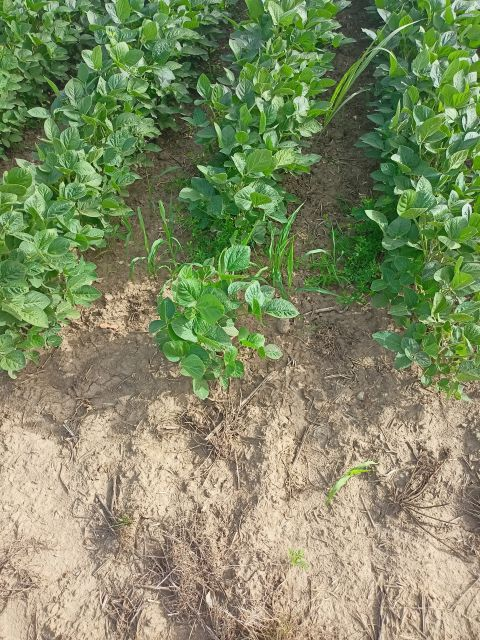
#> input picture kultura+korov/dataset/train/images/IMG20240622081201.jpg, 480 x 640 px, found by its file name; its folder holds only this picture in this run
$ python HSV_Labeler.py
#> lines starting #> are read from the running program, lines starting #| are printed output that depends on the picture; after the words box and inside, x2 and y2 are one past the last pixel; in counts of white or black regions, pixels touching at a corner belong together
import cv2
import numpy as np
import os

base_dir = '/home/tonke9/ADOS24/ADOS_2024/kultura+korov/dataset/'
dirs = {
    'train_images': os.path.join(base_dir, 'train/images'),
    'train_labels': os.path.join(base_dir, 'train/labels'),
    'valid_images': os.path.join(base_dir, 'valid/images'),
    'valid_labels': os.path.join(base_dir, 'valid/labels')
}

for label_dir in dirs.values():
    if 'labels' in label_dir:
        os.makedirs(label_dir, exist_ok=True)

hsv_thresholds = {
    'soja': {'hMin': 60, 'hMax': 80, 'sMin': 80, 'sMax': 255, 'vMin': 0, 'vMax': 255},
    'korov': {'hMin': 35, 'hMax': 50, 'sMin': 80, 'sMax': 255, 'vMin': 0, 'vMax': 255}
}

def process_image(image_path, label_dir):
    img = cv2.imread(image_path)
#> img is the input picture: shape (640, 480, 3); mean B, G, R 100.7, 139.9, 129.3
    hsv = cv2.cvtColor(img, cv2.COLOR_BGR2HSV)
#> hsv: shape (640, 480, 3); mean H, S, V 34.4, 89.8, 148

    all_boxes = []
    for class_id, (class_name, thresholds) in enumerate(hsv_thresholds.items()):
        lower = np.array([thresholds['hMin'], thresholds['sMin'], thresholds['vMin']])
        upper = np.array([thresholds['hMax'], thresholds['sMax'], thresholds['vMax']])
        mask = cv2.inRange(hsv, lower, upper)

        contours, _ = cv2.findContours(mask, cv2.RETR_EXTERNAL, cv2.CHAIN_APPROX_SIMPLE)
        for cnt in contours:
            x, y, w, h = cv2.boundingRect(cnt)
            all_boxes.append((x, y, x + w, y + h, class_id))
#> this loop made 2 passes
#> pass 1, in process_image, `mask = cv2.inRange(hsv, lower, upper)`:
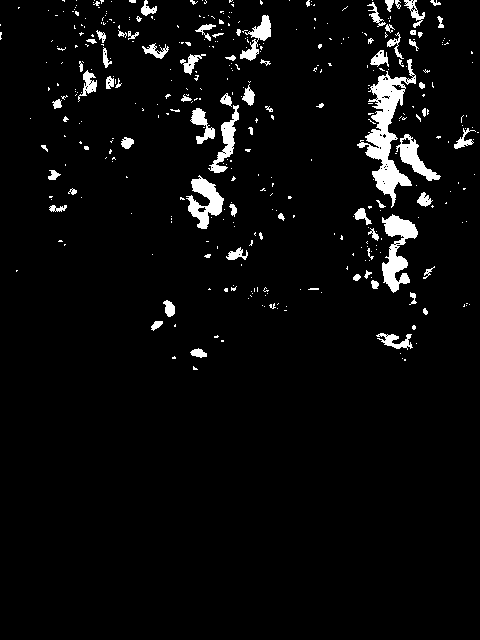
#> mask: shape (640, 480); 4.4% white; 395 white regions (319 under 20 px), largest, box (x1, y1, x2, y2) and area: (357, 59, 416, 208) 2764, (382, 214, 418, 293) 1341, (186, 175, 224, 229) 978
#> pass 2, in process_image, `mask = cv2.inRange(hsv, lower, upper)`:
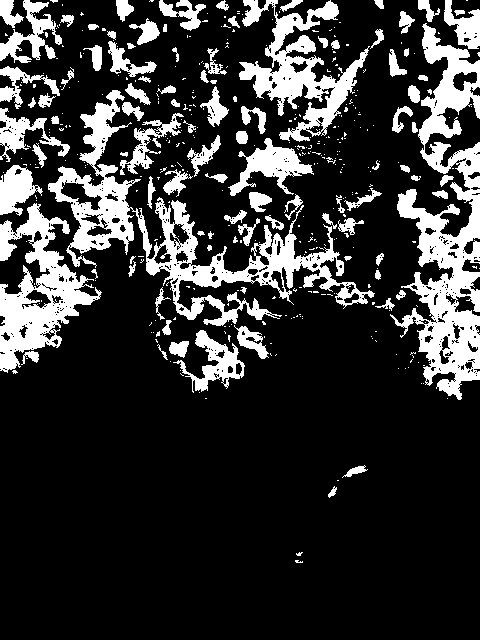
#> mask: shape (640, 480); 20.1% white; 424 white regions (324 under 20 px), largest, box (x1, y1, x2, y2) and area: (390, 23, 480, 400) 13392, (48, 90, 375, 326) 12910, (0, 203, 102, 373) 6950
#> after the loop, all_boxes = 809 items, first 6: (193, 366, 198, 370, 0), (404, 359, 406, 361, 0), (402, 358, 403, 359, 0), (172, 356, 176, 359, 0), (400, 353, 401, 354, 0), (190, 348, 207, 358, 0)

    save_labels(image_path, all_boxes, img.shape, label_dir)

def save_labels(image_path, boxes, img_shape, label_dir):
#> called with img_shape = (640, 480, 3)
    base_name = os.path.basename(image_path)
    core_name, _ = os.path.splitext(base_name)
    label_path = os.path.join(label_dir, core_name + ".txt")

    height, width, _ = img_shape
    with open(label_path, 'w') as f:
        for (ix, iy, ex, ey, class_id) in boxes:
            x_center = (ix + ex) / 2 / width
            y_center = (iy + ey) / 2 / height
            bbox_width = (ex - ix) / width
            bbox_height = (ey - iy) / height
            f.write(f'{class_id} {x_center} {y_center} {bbox_width} {bbox_height}\n')
#> this loop made 809 passes
#> (ix, iy, ex, ey, x_center, y_center, bbox_width, bbox_height) on passes 1 to 3: (193, 366, 198, 370, 0.407, 0.575, 0.0104, 0.00625), (404, 359, 406, 361, 0.844, 0.562, 0.00417, 0.00313), (402, 358, 403, 359, 0.839, 0.56, 0.00208, 0.00156)

for phase in ['train', 'valid']:
    image_dir = dirs[f'{phase}_images']
    label_dir = dirs[f'{phase}_labels']
    image_files = os.listdir(image_dir)
    for image_name in image_files:
        if image_name.endswith(('.jpg', '.png', '.jpeg')):
            img_path = os.path.join(image_dir, image_name)
            process_image(img_path, label_dir)

print("Processing complete.")
